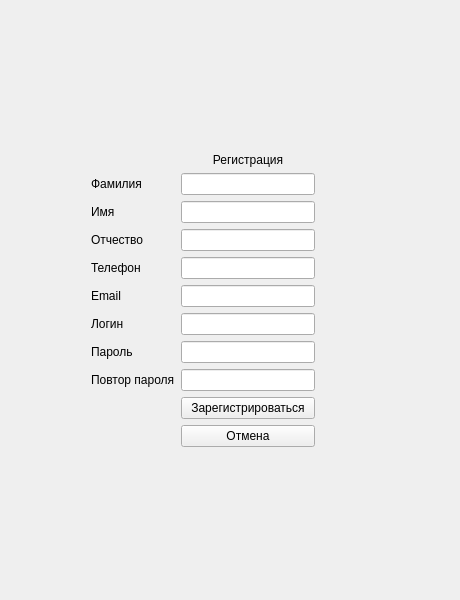
<?xml version="1.0" encoding="UTF-8"?>
<ui version="4.0">
 <class>Form</class>
 <widget class="QWidget" name="Form">
  <property name="geometry">
   <rect>
    <x>0</x>
    <y>0</y>
    <width>460</width>
    <height>600</height>
   </rect>
  </property>
  <property name="windowTitle">
   <string>Form</string>
  </property>
  <layout class="QGridLayout" name="gridLayout">
   <item row="2" column="1">
    <widget class="QLabel" name="label_2">
     <property name="text">
      <string>Фамилия</string>
     </property>
    </widget>
   </item>
   <item row="4" column="1">
    <widget class="QLabel" name="label_4">
     <property name="text">
      <string>Отчество</string>
     </property>
    </widget>
   </item>
   <item row="1" column="2">
    <widget class="QLabel" name="label">
     <property name="text">
      <string>Регистрация</string>
     </property>
     <property name="alignment">
      <set>Qt::AlignCenter</set>
     </property>
    </widget>
   </item>
   <item row="2" column="2">
    <widget class="QLineEdit" name="lineEdit"/>
   </item>
   <item row="3" column="1">
    <widget class="QLabel" name="label_3">
     <property name="text">
      <string>Имя</string>
     </property>
    </widget>
   </item>
   <item row="3" column="2">
    <widget class="QLineEdit" name="lineEdit_2"/>
   </item>
   <item row="4" column="2">
    <widget class="QLineEdit" name="lineEdit_3"/>
   </item>
   <item row="7" column="2">
    <widget class="QLineEdit" name="lineEdit_4"/>
   </item>
   <item row="8" column="1">
    <widget class="QLabel" name="label_6">
     <property name="text">
      <string>Пароль</string>
     </property>
    </widget>
   </item>
   <item row="8" column="2">
    <widget class="QLineEdit" name="lineEdit_5"/>
   </item>
   <item row="7" column="1">
    <widget class="QLabel" name="label_5">
     <property name="text">
      <string>Логин</string>
     </property>
    </widget>
   </item>
   <item row="9" column="1">
    <widget class="QLabel" name="label_7">
     <property name="text">
      <string>Повтор пароля</string>
     </property>
    </widget>
   </item>
   <item row="12" column="2">
    <spacer name="verticalSpacer">
     <property name="orientation">
      <enum>Qt::Vertical</enum>
     </property>
     <property name="sizeHint" stdset="0">
      <size>
       <width>20</width>
       <height>40</height>
      </size>
     </property>
    </spacer>
   </item>
   <item row="11" column="2">
    <widget class="QPushButton" name="cancel">
     <property name="text">
      <string>Отмена</string>
     </property>
    </widget>
   </item>
   <item row="9" column="2">
    <widget class="QLineEdit" name="lineEdit_6"/>
   </item>
   <item row="10" column="2">
    <widget class="QPushButton" name="regbtn">
     <property name="text">
      <string>Зарегистрироваться</string>
     </property>
    </widget>
   </item>
   <item row="0" column="2">
    <spacer name="verticalSpacer_2">
     <property name="orientation">
      <enum>Qt::Vertical</enum>
     </property>
     <property name="sizeHint" stdset="0">
      <size>
       <width>20</width>
       <height>40</height>
      </size>
     </property>
    </spacer>
   </item>
   <item row="4" column="3">
    <spacer name="horizontalSpacer_2">
     <property name="orientation">
      <enum>Qt::Horizontal</enum>
     </property>
     <property name="sizeHint" stdset="0">
      <size>
       <width>40</width>
       <height>20</height>
      </size>
     </property>
    </spacer>
   </item>
   <item row="3" column="0">
    <spacer name="horizontalSpacer">
     <property name="orientation">
      <enum>Qt::Horizontal</enum>
     </property>
     <property name="sizeType">
      <enum>QSizePolicy::Preferred</enum>
     </property>
     <property name="sizeHint" stdset="0">
      <size>
       <width>80</width>
       <height>20</height>
      </size>
     </property>
    </spacer>
   </item>
   <item row="5" column="1">
    <widget class="QLabel" name="label_8">
     <property name="text">
      <string>Телефон</string>
     </property>
    </widget>
   </item>
   <item row="6" column="1">
    <widget class="QLabel" name="label_9">
     <property name="text">
      <string>Email</string>
     </property>
    </widget>
   </item>
   <item row="5" column="2">
    <widget class="QLineEdit" name="lineEdit_7"/>
   </item>
   <item row="6" column="2">
    <widget class="QLineEdit" name="lineEdit_8"/>
   </item>
  </layout>
 </widget>
 <tabstops>
  <tabstop>lineEdit</tabstop>
  <tabstop>lineEdit_2</tabstop>
  <tabstop>lineEdit_3</tabstop>
  <tabstop>lineEdit_7</tabstop>
  <tabstop>lineEdit_8</tabstop>
  <tabstop>lineEdit_4</tabstop>
  <tabstop>lineEdit_5</tabstop>
  <tabstop>lineEdit_6</tabstop>
  <tabstop>regbtn</tabstop>
  <tabstop>cancel</tabstop>
 </tabstops>
 <resources/>
 <connections/>
</ui>
